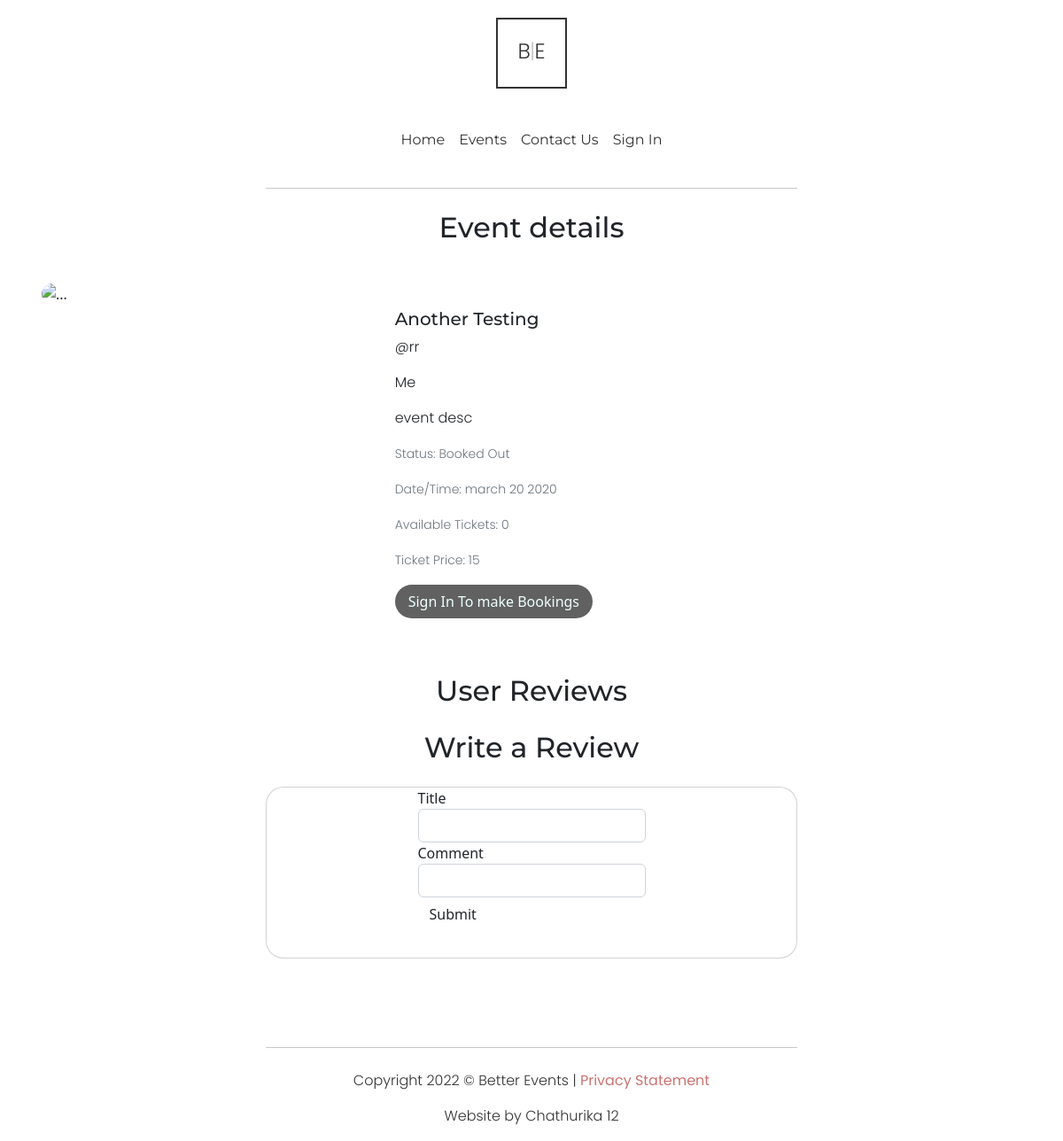
The page /events/3 on the database as committed earlier.
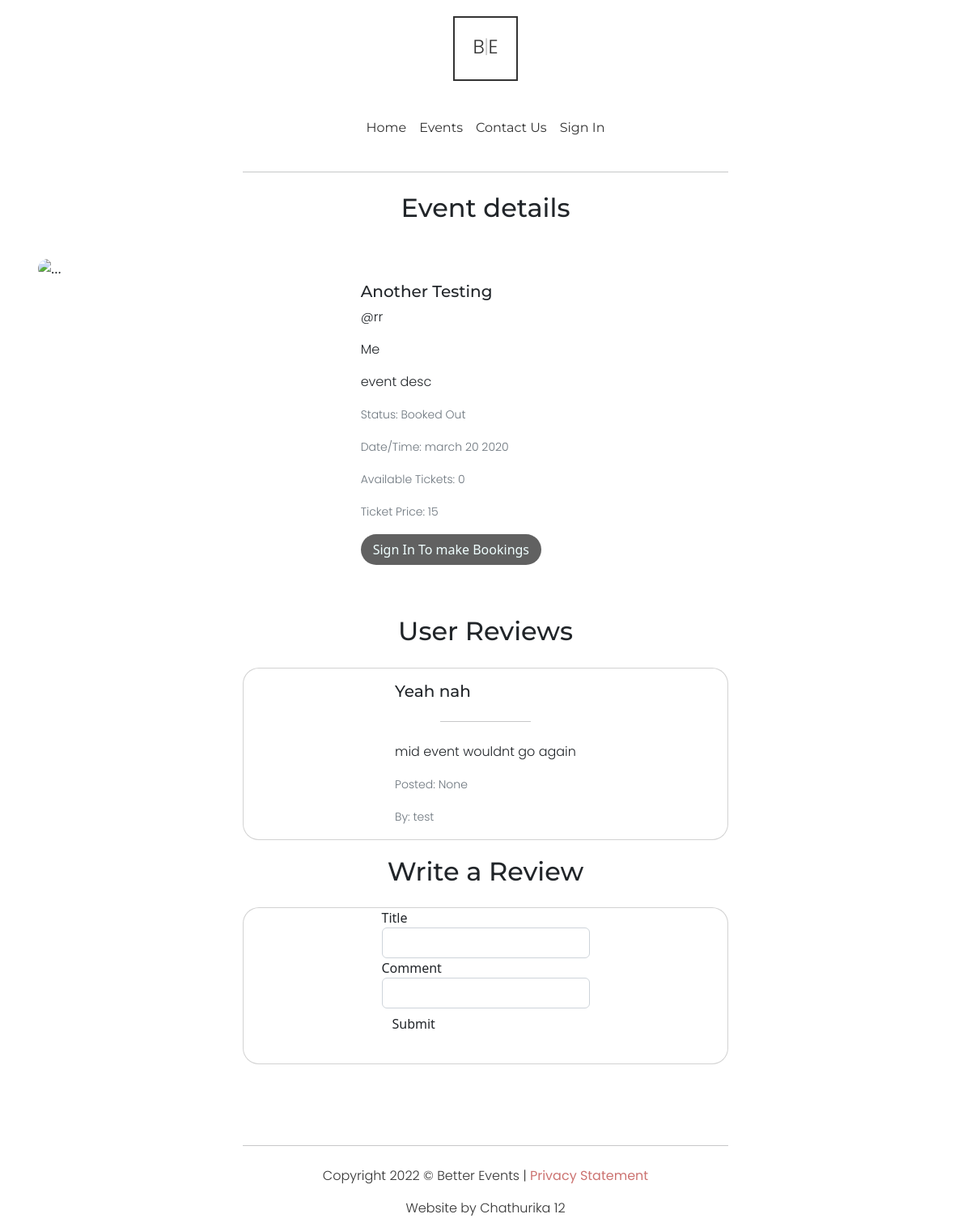
The same page on the database as committed later.
### website/models.py (models this page shows, shortened)
class Comment(db.Model):
    __tablename__='comments'
    id = db.Column(db.Integer, primary_key=True)
    commenterid = db.Column(db.Integer)
    commentername = db.Column(db.String(40))
    content = db.Column(db.String(550), index=True)
    date = db.Column(db.String(30), index=True)
    eventid = db.Column(db.Integer)
    commenttitle = db.Column(db.String(100), index = True)

### website/views.py (the view, shortened to what this page needs)
@bp.route('/events/<eventid>', methods=['GET', 'POST'])
def eventdetails(eventid):
    event = Event.query.filter_by(id=eventid).first()
    if type(event) == Event:
        owner = User.query.filter_by(id=event.ownerid).first()
    form = CommentForm()
    comments = Comment.query.filter_by(eventid=eventid).all()
    return render_template('eventdetails.html', imgurl=event.imgurl,
                               category=event.category,
                               speaker=event.speaker,
                               title=event.title,
                               description=event.description,
                               status=event.status,
                               datetime=event.datetime,
                               creator=f"@{owner.username}",
                               tickets=event.tickets,
                               ticketprice=event.price,
                               eventid=event.id,
                               comments = comments,
                               form = form)

### website/forms.py
class CommentForm(FlaskForm):
    commenttitle = StringField("Title", validators=[InputRequired(), Length(min=5, max= 200, message="Enter title between 5 and 200 charactors long")])
    content = StringField("Comment", validators=[InputRequired(), Length(min=5, max= 250, message="Enter comment between 5 and 250 charactors long")])
    submit = SubmitField("Submit")

### website/templates/eventdetails.html (shortened to what this page needs)
{% extends "base.html" %}
{% import "bootstrap/wtf.html" as wtf %}
{% block content %}
<hr>
<div>
  <h2 class="spacertxt">Event details</h2>
</div>
<div class="container card card-body EventContainer">
  <div class="card mb-3 smolevent eventhero">
    <div class="row g-0">
      <div class="col-md-12 col-lg-4">
        <img src={{imgurl}} class="img-fluid eventheroimg" alt="...">
      </div>
      <div class="col-md-12 col-lg-8">
        <div class="card-body smolcardbody">
          <h5 class="card-title">{{title}}</h5>
          <p class="card-text">{{creator}}</p>
          <p class="card-text">{{speaker}}</p>
          <p class="card-text">{{description}}</p>
          <p class="card-text"><small class="text-muted">Status: {{status}}</small></p>
          <p class="card-text"><small class="text-muted">Date/Time: {{datetime}}</small></p>
          <p class="card-text"><small class="text-muted">Available Tickets: {{tickets}}</small></p>
          <p class="card-text"><small class="text-muted">Ticket Price: {{ticketprice}}</small></p>
          {% if current_user.is_authenticated %}
          {% if status == "Open" and tickets >= 1 %}
          <a href="" class="btn eventinfobut" data-bs-toggle="modal" data-bs-target="#exampleModal">Book Tickets</a>
          {% else %}
          <p class="card-text"><small class="">Bookings Not Available</small></p>
          {% endif %}
          {% else %}
          <a href="/login" class="btn eventinfobut">Sign In To make Bookings</a>
          {% endif %}
        </div>
      </div>
    </div>
  </div>
</div>
<div>
  <h2 class="spacertxt">User Reviews</h2>
</div>
{% if comments|length > 0 %}
  {% for comment in comments %}
  <div class="container card comment">
    <div class="card-body">
      <h5 class="card-title">{{comment.commenttitle}}</h5>
      <hr>
      <p class="card-text">{{comment.content}}</p>
      <p class="card-text"><small class="text-muted">Posted: {{comment.date}} </small></p>
      <p class="card-text"><small class="text-muted">By: {{comment.commentername}}</small></p>
    </div>
  </div>
  {% endfor %}
{% endif %}
<div>
  <h2 class="spacertxt">Write a Review</h2>
</div>
<div class="container card comment newcomment">
  {{wtf.quick_form(form)}}
</div>
{% endblock %}

Rows that differ between the two databases and show on the page:
now on this page (row edited): Comment: commenttitle "Yeah nah", content "mid event wouldnt go again", date "None", commentername "test"
